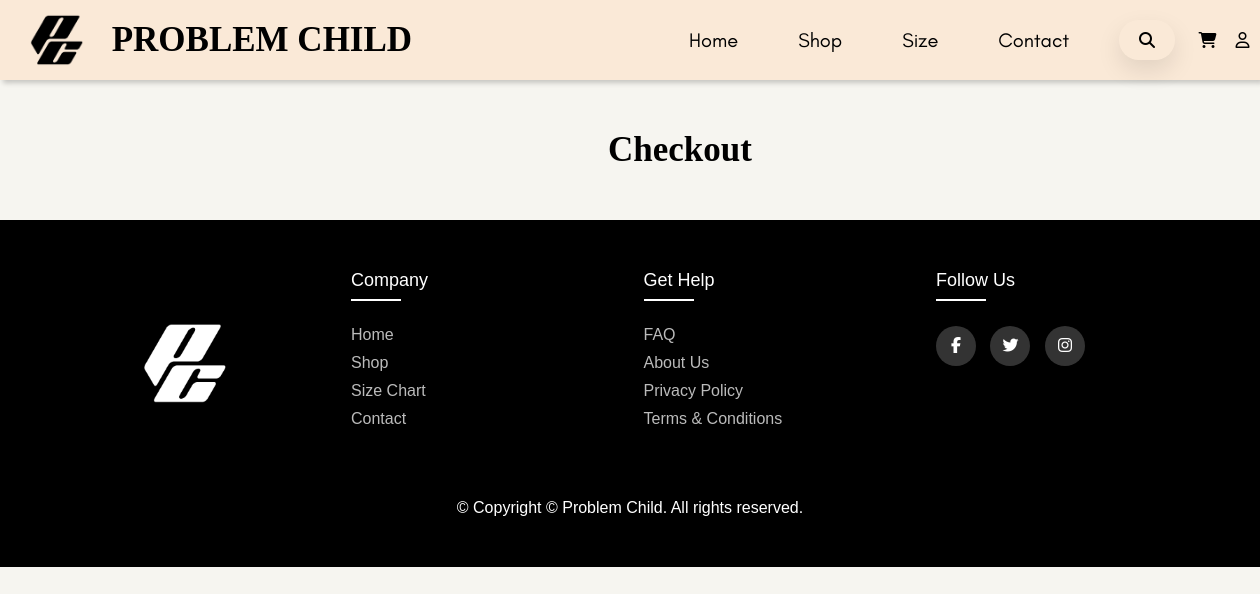
The app's page /checkout/checkout.php (signed in), older data.
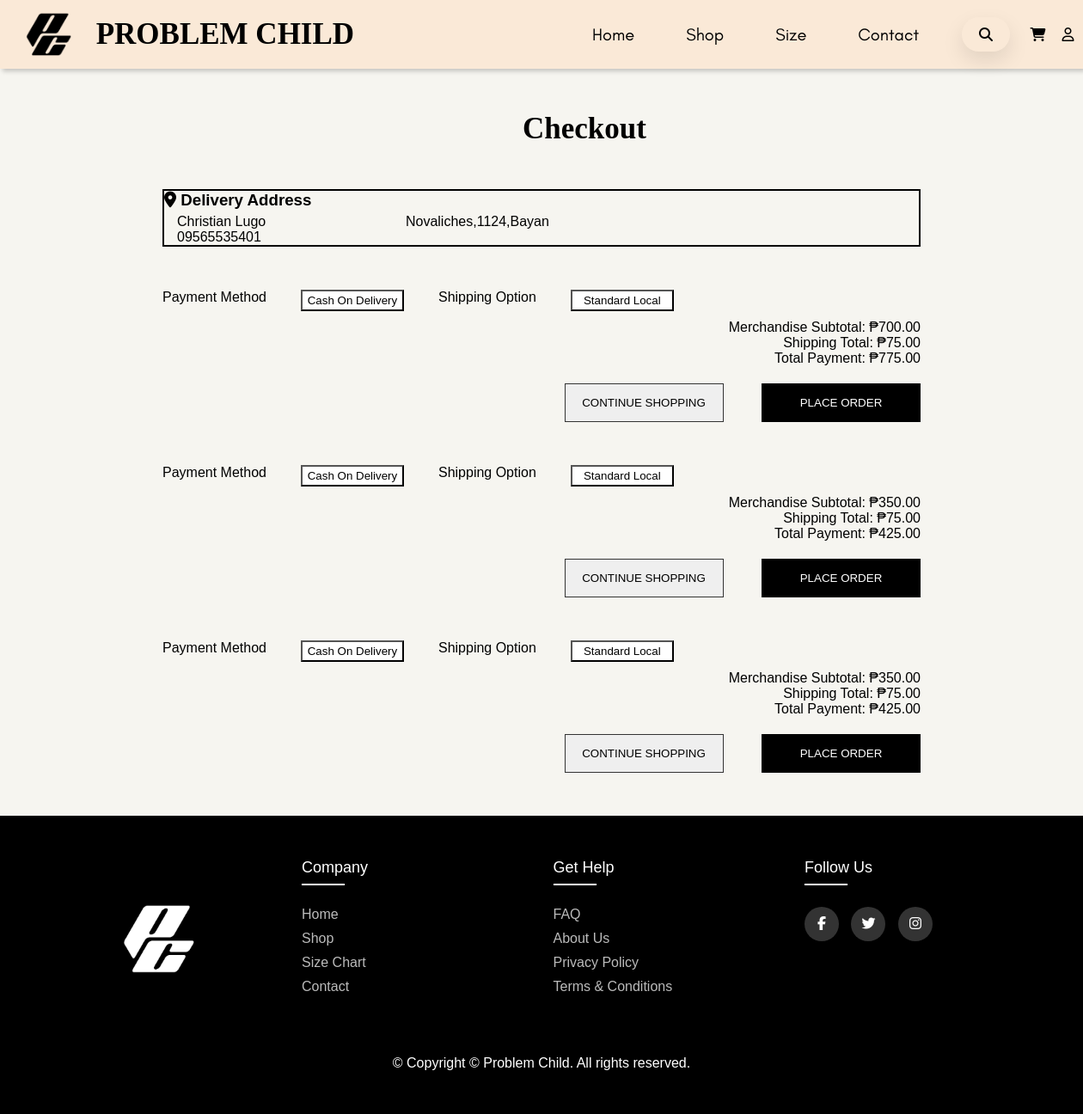
The same page, newer data.
### tables this page shows
CREATE TABLE `addresses` (
  `address_id` int(11) NOT NULL,
  `user_id` int(11) DEFAULT NULL,
  `full_name` varchar(255) DEFAULT NULL,
  `phone_number` varchar(20) DEFAULT NULL,
  `address_region` varchar(255) DEFAULT NULL,
  `postal_code` varchar(20) DEFAULT NULL,
  `street_name` varchar(255) DEFAULT NULL,
  `address_default` tinyint(1) NOT NULL DEFAULT 0
);

CREATE TABLE `cart` (
  `cart_id` int(11) NOT NULL,
  `user_id` int(11) NOT NULL,
  `variation_id` int(11) NOT NULL,
  `quantity` int(11) NOT NULL,
  `price` int(11) NOT NULL,
  `checkbox` int(11) NOT NULL DEFAULT 0,
  `status_id` int(11) NOT NULL DEFAULT 0
);

### functions/userfunctions.php (called while the page is built, shortened)
<?php
include("../config/dbcon.php");
function getAddress(){
    global $conn;
    $userId = $_SESSION['user_id'];
    $query = "SELECT a.address_id, a.full_name, a.phone_number, a.address_region, a.postal_code, a.street_name, a.address_default
              FROM addresses a
              WHERE a.user_id = ?";
    $stmt = mysqli_prepare($conn, $query);
    mysqli_stmt_bind_param($stmt, "i", $userId);
    mysqli_stmt_execute($stmt);
    $result = mysqli_stmt_get_result($stmt);
    return $result;
}
function getCheckOut() {
    global $conn;
    $userId = $_SESSION['user_id'];
    $query = "SELECT c.cart_id, p.product_id, s.size_id, p.product_name, p.price, c.price, p.product_image, c.quantity, s.size_name, c.checkbox
                FROM cart c
                JOIN product_size_variation v ON c.variation_id = v.variation_id
                JOIN product p ON v.product_id = p.product_id
                JOIN sizes s ON v.size_id = s.size_id
                WHERE c.user_id = ?";
    $stmt = mysqli_prepare($conn, $query);
    mysqli_stmt_bind_param($stmt, "i", $userId);
    mysqli_stmt_execute($stmt);
    $result = mysqli_stmt_get_result($stmt);
    return $result;
}
?>

### checkout/checkout.php (the view, shortened to what the changed rows need)
<?php
include("../config/dbcon.php");
include("../functions/userfunctions.php");
?>
<!DOCTYPE html>
<html lang="en">
<head>
    <link rel="stylesheet" href="https://cdnjs.cloudflare.com/ajax/libs/font-awesome/6.4.2/css/all.min.css">
</head>
    <?php
    $address = getAddress();
    $address_default = 1;
    if ($address) {
        while ($add = mysqli_fetch_assoc($address)) {
            if ($add['address_default'] == $address_default) {
    ?>
                <div class="checkout-container1">
                    <div class="check-box">
                        <h3 class="delivery-title"><i class="fa-solid fa-location-dot"></i> Delivery Address</h3>
                        <div class="details-1">
                            <div class="box1">
                                <p class="name1"><?php echo $add['full_name']; ?></p>
                                <p class="phone"><?php echo $add['phone_number']; ?></p>
                            </div>
                            <p class="addresss"><?php echo $add['address_region']; ?>,<?php echo $add['postal_code']; ?>,<?php echo $add['street_name']; ?></p>
                        </div>
                    </div>
                </div>
                <div class="payment-method">
    <?php
                $checkout = getCheckOut();
                if ($checkout) {
                    while ($ch = mysqli_fetch_assoc($checkout)) {
                        $merchandiseSubtotal = $ch['price'];
                        $shippingTotal = 75;
                        $totalPayment = $merchandiseSubtotal + $shippingTotal;
    ?>
                        <div class="boxex">
                            <p>Payment Method </p>
                            <div class="options">
                                <button class="cod" onclick="toggleActive(this)">Cash On Delivery</button>
                            </div>
                            <p>Shipping Option</p>
                            <div class="options">
                                <button class="option" onclick="toggleActive(this)">Standard Local</button>
                            </div>
                        </div>
                        <div class="boxex1">
                            <p class="merch-total">Merchandise Subtotal: ₱<?php if ($ch['checkbox'] == 1) { echo $merchandiseSubtotal; } ?>.00</p>
                            <p class="shipping">Shipping Total: ₱<?php if ($ch['checkbox'] == 1) { echo $shippingTotal; } ?>.00</p>
                            <p class="payment-total"> Total Payment: ₱<?php if ($ch['checkbox'] == 1) { echo $totalPayment; } ?>.00</p>
                            <div class="checkout">
                                <a href="../shop/shop.php"><button class="continue">CONTINUE SHOPPING</button></a>
                                <button class="place-order" onclick="placeOrder(<?php echo json_encode($add); ?>)">PLACE ORDER</button>
                            </div>
                        </div>
    <?php
                    }
                }
    ?>
                </div>
    <?php
            }
        }
    }
    ?>
</body>
</html>

Row changes from the older to the newer data that the page shows:
added addresses: full_name "Christian Lugo", phone_number "09565535401", address_region "Novaliches", postal_code "1124", street_name "Bayan"
added cart: price "700", shippingTotal "75", price "775"
added cart: price "350", shippingTotal "75", price "425"
added cart: price "350", shippingTotal "75", price "425"
